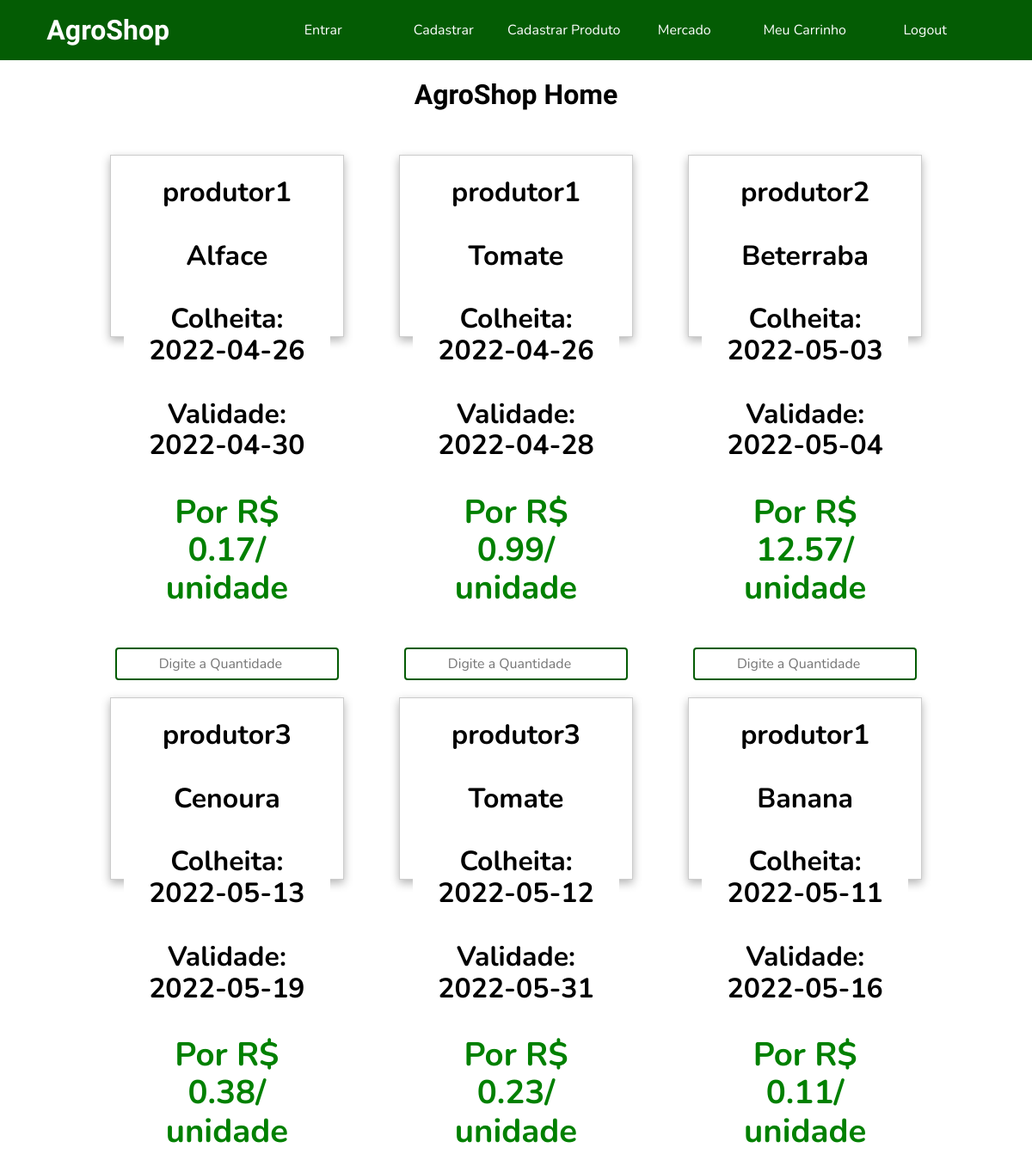
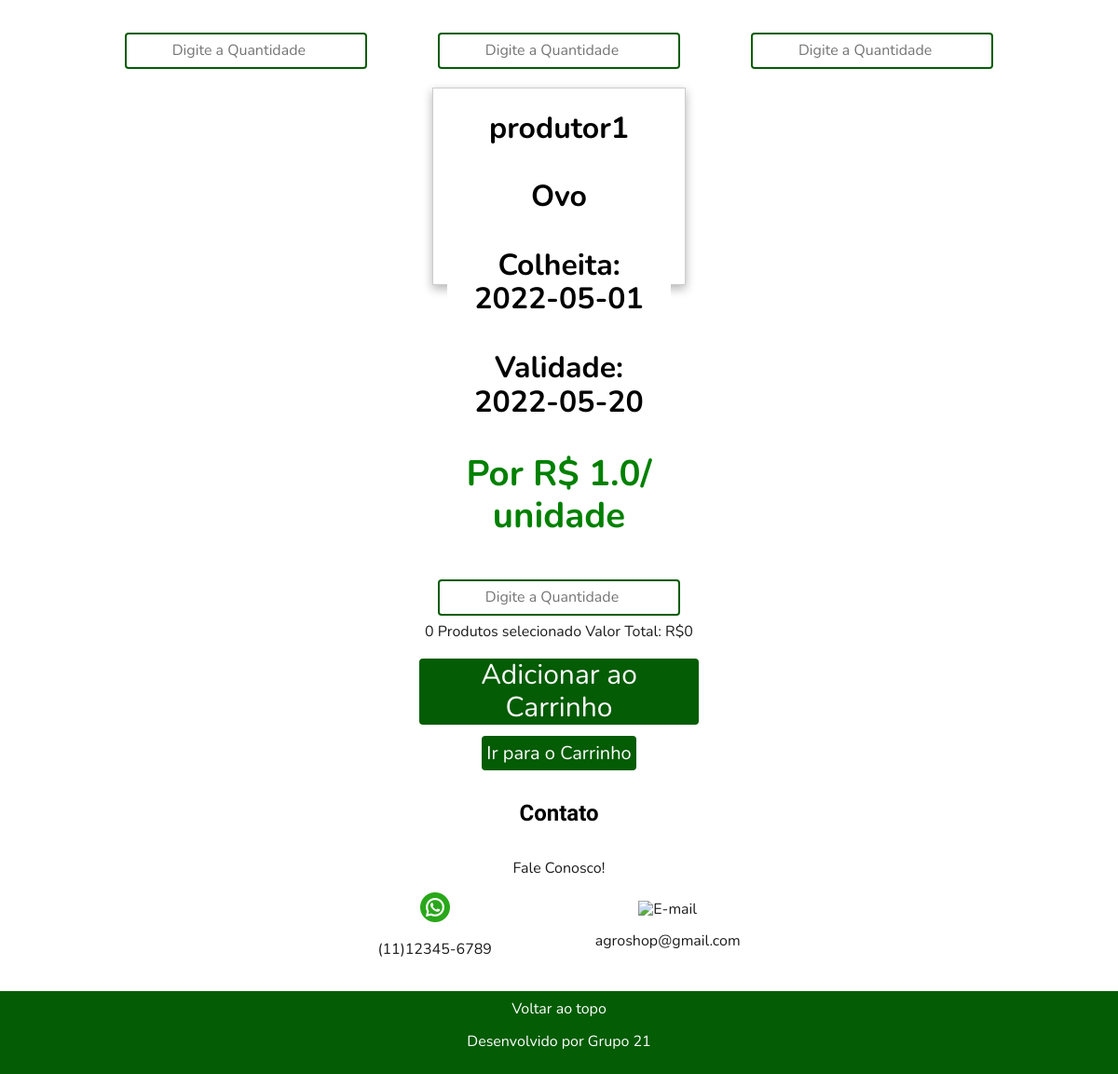
The page /HomeCliente on the database its author committed (2 pictures, top to bottom).
### website/models.py (models this page shows)
class Produto(db.Model, UserMixin):
    id = db.Column(db.Integer, primary_key=True)
    idProd = db.Column(db.Integer)
    tipo = db.Column(db.String(25))
    preco = db.Column(db.Float)
    quantidade = db.Column(db.Integer)
    dataColeta = db.Column(db.Date)
    dataValidade = db.Column(db.Date)

class Produtor(db.Model, UserMixin):
    id = db.Column(db.Integer, primary_key=True)
    email = db.Column(db.String(150), unique = True)
    senha = db.Column(db.String(150))
    nome = db.Column(db.String(150))

### website/auth.py (the view, shortened to what this page needs)
@auth.route('/HomeCliente', methods = ['GET', 'POST'])
def home_cliente():
    queryProdutos = """SELECT Produto.Id, Produtor.Nome, Produto.tipo, Produto.preco, Produto.quantidade, Produto.dataColeta, Produto.dataValidade
    FROM Produto INNER JOIN Produtor on Produto.idProd=Produtor.id"""
    con = sqlite3.connect('AgroShop\website\database.db')
    db2 = con.cursor()
    Produtos = db2.execute(queryProdutos)
    Produto=Produtos.fetchall()
    soma = int(0)
    PrecoTotal = 0
    con.close()
    return render_template("home-cliente.html",Produto=Produto,soma=soma,PrecoTotal=PrecoTotal)

### website/templates/home-cliente.html (shortened to what this page needs)
<!DOCTYPE html>
<html lang="en">
<head>
    <link rel="stylesheet" href="https://cdnjs.cloudflare.com/ajax/libs/font-awesome/4.7.0/css/font-awesome.min.css">
    <link rel="stylesheet" href="../static/css/normalize.css">
    <link rel="stylesheet" href="../static/css/home-cliente.css">
</head>
<body>
    <nav id="topo">
        <a href="/">AgroShop</a>
        <ul>
            <li><a href="entrar">Entrar</a></li>
            <li><a href="cadastrar">Cadastrar</a></li>
            <li><a href="NovoProduto">Cadastrar Produto</a></li>
            <li><a href="Mercado">Mercado</a></li>
            <li><a href="carrinho">Meu Carrinho</a></li>
            <li><a href="logout">Logout</a></li>
        </ul>
    </nav>
    <h1 class="home">AgroShop Home</h1>
    <html>
    <head>
    </head>
    <body>
        <form method="post">
            {% for produto in Produto %}
            <tr>
                <div class="form-group">
                    <h1 class="botao">
                        {{produto[1]}}
                        <br><br>{{produto[2]}}
                        <br><br>Colheita: {{produto[5]}}
                        <br><br>Validade: {{produto[6]}}
                        <br><br>
                        <div class="preco">Por R$ {{produto[3]}}/ unidade</div>
                    </h1><br>
                    <input type="number" min="0" max="10000" class="form-control" id="id {{produto[0]}}"
                        name="id {{produto[0]}}" placeholder="Digite a Quantidade" />
                </div>
            </tr>
            {% endfor %}
            <br>
            <br>
            {{soma}} Produtos selecionado Valor Total: R${{PrecoTotal}}
            <div class="container">
                <button class="btn-1">Adicionar ao Carrinho</button>
            </div>
            <br>
            <div>
                <a href="/carrinho" class="carrinho">Ir para o Carrinho</a>
            </div>
        </form>
        <section id="contato">
            <h2>Contato</h2>
            <p>Fale Conosco!</p>
            <div>
                <img src="../static/img/icon_whatsapp.png" alt="WhatsApp">
                <p><a href="tel:11123456789"></a>(11)12345-6789</p>
            </div>
            <div>
                <img src="../static/img/icon_gmail.png" alt="E-mail">
                <p><a href="mailto:agroshop@gmail.com"></a>agroshop@gmail.com</p>
            </div>
        </section>
        <footer>
            <a href="#topo">Voltar ao topo</a>
            <p>Desenvolvido por Grupo 21</p>
        </footer>
    </body>
    </html>
</body>
</html>

### website/static/css/home-cliente.css (style rules this page uses)
body { font-family: Nunito, sans-serif; color: #1c1c1c; text-align: center; }
h1, h2, h3 { font-family: Asap, sans-serif; color: #000000; }
nav { display: flex; flex-direction: column; align-items: center; background-color: #045c04; }
nav>a { text-decoration: none; color: #FFFFFF; font-weight: 800; font-size: 32px; font-family: Yellowtail, sans-serif; }
nav ul { display: flex; flex-direction: column; align-items: center; list-style: none; padding: 0; width: 100%; }
nav ul li { text-align: center; width: 100%; border-radius: 10px; }
nav ul li a { display: inline-block; padding: 10px 0; width: 100%; text-decoration: none; color: #FFFFFF; }
#contato { display: flex; flex-direction: column; align-items: center; text-align: center; padding: 20px; }
#contato h2 { color: #000000; }
footer { text-align: center; padding: 10px; background-color: #045c04; color: #FFFFFF; flex-shrink: 0; }
footer a { text-decoration: none; color: #FFFFFF; }
@media screen and (min-width:768px) { nav { flex-direction: row; justify-content: space-around; } }
@media screen and (min-width:768px) { nav ul { flex-direction: row; width: 70%; } }
@media screen and (min-width:768px) { #contato { flex-direction: row; flex-wrap: wrap; justify-content: space-around; max-width: 500px; margin: 0 auto; } }
@media screen and (min-width:768px) { #contato h2, #contato p { width: 100%; } }
.container { display: flex; flex-direction: row; justify-content: space-evenly; align-items: center; text-align: center; margin-top: 20px; }
.btn-1 { width: 300px; border: none; color: #ffffff; background-color: #045c04; border-radius: 4px; box-shadow: inset 0 0 0 0 #fff; transition: ease-out 0.185s; font-size: 30px; outline: none; font-family: inherit; }

### website/templates/home-cliente.html (style rules this page uses)
.form-group { display: inline-block; font-family: Nunito, sans-serif; color: rgb(255, 255, 255); border: solid 1px #ccc; box-shadow: 0 4px 10px 0 rgba(6, 6, 6, 0.3); height: 200px; width: 260px; margin: 30px; padding: 5px; background-color: #fff; }
.botao { font-family: Nunito, sans-serif; color: black; background-color: #ffffff; margin: 10px; padding: 10px; }
input[type=number] { width: 260px; border: 2px #045c04 solid; border-radius: 4px; margin: 8px 0; outline: none; padding: 8px; box-sizing: border-box; transition: .3s; font-family: inherit; text-align: center; }
.carrinho { text-decoration: none; border: none; padding: 5px; color: #ffffff; background-color: #045c04; border-radius: 4px; box-shadow: inset 0 0 0 0 #fff; transition: ease-out 0.185s; font-size: 20px; outline: none; font-family: inherit; }
.preco { color: green; font-weight: bold; font-size: 1.2em; margin: 0%; }

### rows shown on the page
Produto: nome "produtor1", tipo "Alface", dataColeta "2022-04-26", dataValidade "2022-04-30", preco "0.17"
Produto: nome "produtor1", tipo "Tomate", dataColeta "2022-04-26", dataValidade "2022-04-28", preco "0.99"
Produto: nome "produtor2", tipo "Beterraba", dataColeta "2022-05-03", dataValidade "2022-05-04", preco "12.57"
Produto: nome "produtor3", tipo "Cenoura", dataColeta "2022-05-13", dataValidade "2022-05-19", preco "0.38"
Produto: nome "produtor3", tipo "Tomate", dataColeta "2022-05-12", dataValidade "2022-05-31", preco "0.23"
Produto: nome "produtor1", tipo "Banana", dataColeta "2022-05-11", dataValidade "2022-05-16", preco "0.11"
Produto: nome "produtor1", tipo "Ovo", dataColeta "2022-05-01", dataValidade "2022-05-20", preco "1.0"

### other values the page prints
{{ soma }} "0"
{{ PrecoTotal }} "0"
